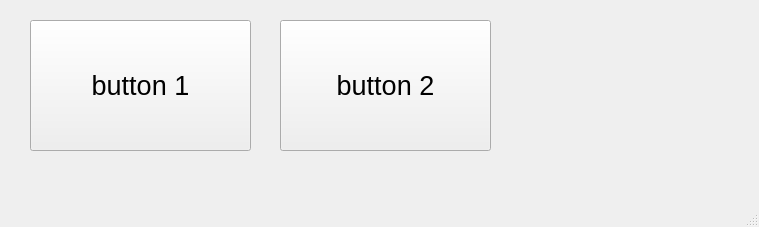
<?xml version="1.0" encoding="UTF-8"?>
<ui version="4.0">
 <class>MainWindow</class>
 <widget class="QMainWindow" name="MainWindow">
  <property name="geometry">
   <rect>
    <x>0</x>
    <y>0</y>
    <width>759</width>
    <height>227</height>
   </rect>
  </property>
  <property name="windowTitle">
   <string>status bar stuff</string>
  </property>
  <widget class="QWidget" name="centralwidget">
   <widget class="QPushButton" name="button1_pushButton">
    <property name="geometry">
     <rect>
      <x>30</x>
      <y>20</y>
      <width>221</width>
      <height>131</height>
     </rect>
    </property>
    <property name="font">
     <font>
      <pointsize>20</pointsize>
     </font>
    </property>
    <property name="text">
     <string>button 1</string>
    </property>
   </widget>
   <widget class="QPushButton" name="button2_pushButton_2">
    <property name="geometry">
     <rect>
      <x>280</x>
      <y>20</y>
      <width>211</width>
      <height>131</height>
     </rect>
    </property>
    <property name="font">
     <font>
      <pointsize>20</pointsize>
     </font>
    </property>
    <property name="text">
     <string>button 2</string>
    </property>
   </widget>
  </widget>
  <widget class="QMenuBar" name="menubar">
   <property name="geometry">
    <rect>
     <x>0</x>
     <y>0</y>
     <width>759</width>
     <height>26</height>
    </rect>
   </property>
  </widget>
  <widget class="QStatusBar" name="statusBar"/>
 </widget>
 <resources/>
 <connections/>
</ui>
